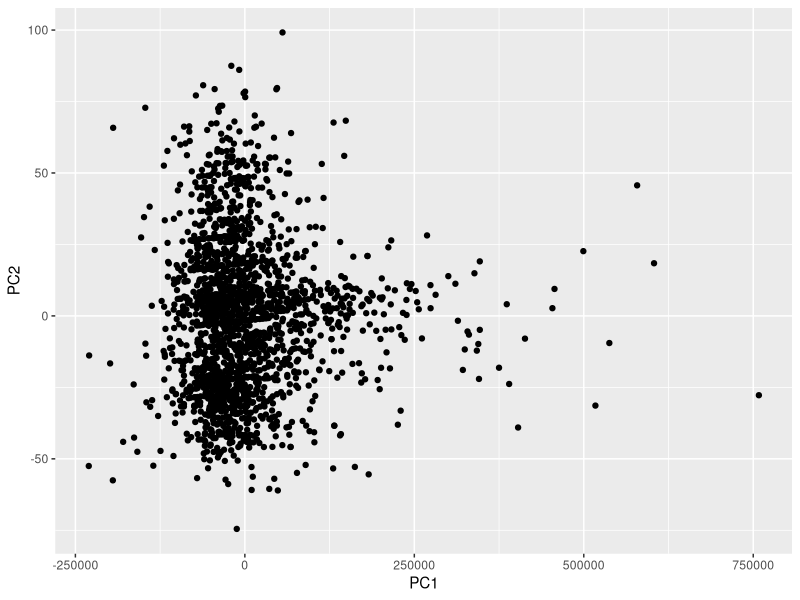
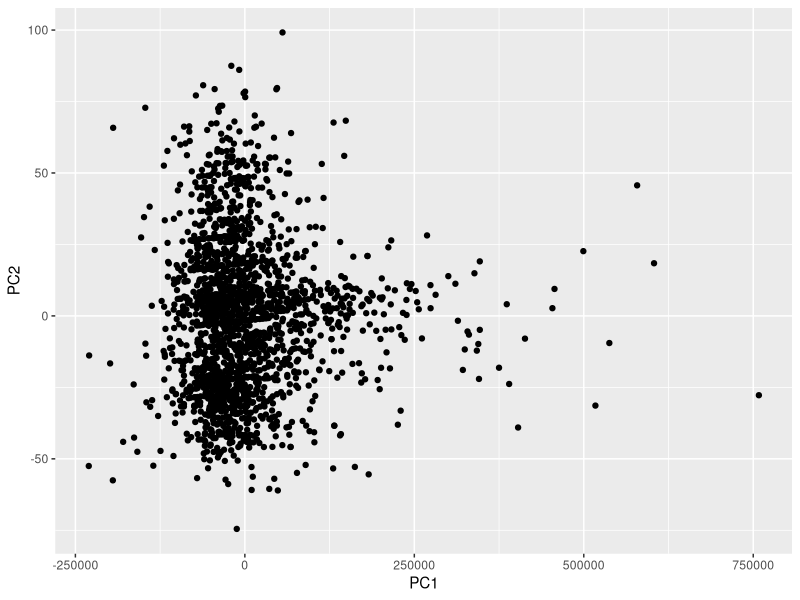

Write R code to recreate these figures, in order.
library(tidyverse);

df <- read_csv('derived_data/processed.csv')

df.pca <- prcomp(df %>% select(-song_title, -artist))

ggplot(df.pca$x %>% as_tibble() %>% select(PC1, PC2), aes(PC1, PC2)) +
  geom_point();
ggsave("figures/pca.png")